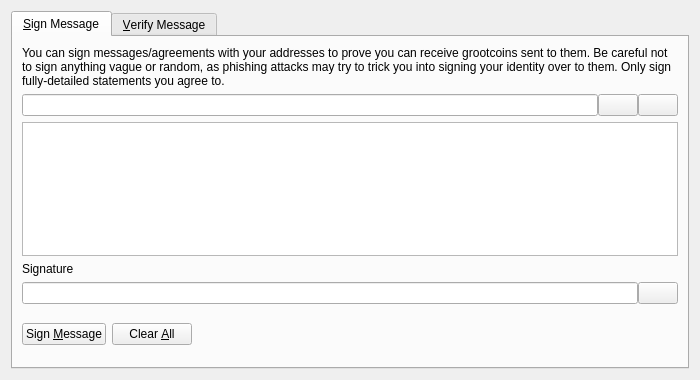
<?xml version="1.0" encoding="UTF-8"?>
<ui version="4.0">
 <class>SignVerifyMessageDialog</class>
 <widget class="QDialog" name="SignVerifyMessageDialog">
  <property name="geometry">
   <rect>
    <x>0</x>
    <y>0</y>
    <width>700</width>
    <height>380</height>
   </rect>
  </property>
  <property name="windowTitle">
   <string>Signatures - Sign / Verify a Message</string>
  </property>
  <property name="modal">
   <bool>true</bool>
  </property>
  <layout class="QVBoxLayout" name="verticalLayout">
   <item>
    <widget class="QTabWidget" name="tabWidget">
     <property name="currentIndex">
      <number>0</number>
     </property>
     <widget class="QWidget" name="tabSignMessage">
      <attribute name="title">
       <string>&amp;Sign Message</string>
      </attribute>
      <layout class="QVBoxLayout" name="verticalLayout_SM">
       <item>
        <widget class="QLabel" name="infoLabel_SM">
         <property name="text">
          <string>You can sign messages/agreements with your addresses to prove you can receive grootcoins sent to them. Be careful not to sign anything vague or random, as phishing attacks may try to trick you into signing your identity over to them. Only sign fully-detailed statements you agree to.</string>
         </property>
         <property name="textFormat">
          <enum>Qt::PlainText</enum>
         </property>
         <property name="wordWrap">
          <bool>true</bool>
         </property>
        </widget>
       </item>
       <item>
        <layout class="QHBoxLayout" name="horizontalLayout_1_SM">
         <property name="spacing">
          <number>0</number>
         </property>
         <item>
          <widget class="QValidatedLineEdit" name="addressIn_SM">
           <property name="toolTip">
            <string>The Grootcoin address to sign the message with</string>
           </property>
          </widget>
         </item>
         <item>
          <widget class="QPushButton" name="addressBookButton_SM">
           <property name="toolTip">
            <string>Choose previously used address</string>
           </property>
           <property name="text">
            <string/>
           </property>
           <property name="icon">
            <iconset resource="../bitcoin.qrc">
             <normaloff>:/icons/address-book</normaloff>:/icons/address-book</iconset>
           </property>
           <property name="shortcut">
            <string>Alt+A</string>
           </property>
           <property name="autoDefault">
            <bool>false</bool>
           </property>
          </widget>
         </item>
         <item>
          <widget class="QPushButton" name="pasteButton_SM">
           <property name="toolTip">
            <string>Paste address from clipboard</string>
           </property>
           <property name="text">
            <string/>
           </property>
           <property name="icon">
            <iconset resource="../bitcoin.qrc">
             <normaloff>:/icons/editpaste</normaloff>:/icons/editpaste</iconset>
           </property>
           <property name="shortcut">
            <string>Alt+P</string>
           </property>
           <property name="autoDefault">
            <bool>false</bool>
           </property>
          </widget>
         </item>
        </layout>
       </item>
       <item>
        <widget class="QPlainTextEdit" name="messageIn_SM">
         <property name="toolTip">
          <string>Enter the message you want to sign here</string>
         </property>
        </widget>
       </item>
       <item>
        <widget class="QLabel" name="signatureLabel_SM">
         <property name="text">
          <string>Signature</string>
         </property>
         <property name="textFormat">
          <enum>Qt::PlainText</enum>
         </property>
        </widget>
       </item>
       <item>
        <layout class="QHBoxLayout" name="horizontalLayout_2_SM">
         <property name="spacing">
          <number>0</number>
         </property>
         <item>
          <widget class="QLineEdit" name="signatureOut_SM">
           <property name="font">
            <font>
             <italic>true</italic>
            </font>
           </property>
           <property name="readOnly">
            <bool>true</bool>
           </property>
          </widget>
         </item>
         <item>
          <widget class="QPushButton" name="copySignatureButton_SM">
           <property name="toolTip">
            <string>Copy the current signature to the system clipboard</string>
           </property>
           <property name="text">
            <string/>
           </property>
           <property name="icon">
            <iconset resource="../bitcoin.qrc">
             <normaloff>:/icons/editcopy</normaloff>:/icons/editcopy</iconset>
           </property>
           <property name="autoDefault">
            <bool>false</bool>
           </property>
          </widget>
         </item>
        </layout>
       </item>
       <item>
        <layout class="QHBoxLayout" name="horizontalLayout_3_SM">
         <item>
          <widget class="QPushButton" name="signMessageButton_SM">
           <property name="toolTip">
            <string>Sign the message to prove you own this Grootcoin address</string>
           </property>
           <property name="text">
            <string>Sign &amp;Message</string>
           </property>
           <property name="icon">
            <iconset resource="../bitcoin.qrc">
             <normaloff>:/icons/edit</normaloff>:/icons/edit</iconset>
           </property>
           <property name="autoDefault">
            <bool>false</bool>
           </property>
          </widget>
         </item>
         <item>
          <widget class="QPushButton" name="clearButton_SM">
           <property name="toolTip">
            <string>Reset all sign message fields</string>
           </property>
           <property name="text">
            <string>Clear &amp;All</string>
           </property>
           <property name="icon">
            <iconset resource="../bitcoin.qrc">
             <normaloff>:/icons/remove</normaloff>:/icons/remove</iconset>
           </property>
           <property name="autoDefault">
            <bool>false</bool>
           </property>
          </widget>
         </item>
         <item>
          <spacer name="horizontalSpacer_1_SM">
           <property name="orientation">
            <enum>Qt::Horizontal</enum>
           </property>
           <property name="sizeHint" stdset="0">
            <size>
             <width>40</width>
             <height>48</height>
            </size>
           </property>
          </spacer>
         </item>
         <item>
          <widget class="QLabel" name="statusLabel_SM">
           <property name="font">
            <font>
             <weight>75</weight>
             <bold>true</bold>
            </font>
           </property>
           <property name="text">
            <string/>
           </property>
           <property name="wordWrap">
            <bool>true</bool>
           </property>
          </widget>
         </item>
         <item>
          <spacer name="horizontalSpacer_2_SM">
           <property name="orientation">
            <enum>Qt::Horizontal</enum>
           </property>
           <property name="sizeHint" stdset="0">
            <size>
             <width>40</width>
             <height>48</height>
            </size>
           </property>
          </spacer>
         </item>
        </layout>
       </item>
      </layout>
     </widget>
     <widget class="QWidget" name="tabVerifyMessage">
      <attribute name="title">
       <string>&amp;Verify Message</string>
      </attribute>
      <layout class="QVBoxLayout" name="verticalLayout_VM">
       <item>
        <widget class="QLabel" name="infoLabel_VM">
         <property name="text">
          <string>Enter the receiver's address, message (ensure you copy line breaks, spaces, tabs, etc. exactly) and signature below to verify the message. Be careful not to read more into the signature than what is in the signed message itself, to avoid being tricked by a man-in-the-middle attack. Note that this only proves the signing party receives with the address, it cannot prove sendership of any transaction!</string>
         </property>
         <property name="textFormat">
          <enum>Qt::PlainText</enum>
         </property>
         <property name="alignment">
          <set>Qt::AlignLeading|Qt::AlignLeft|Qt::AlignTop</set>
         </property>
         <property name="wordWrap">
          <bool>true</bool>
         </property>
        </widget>
       </item>
       <item>
        <layout class="QHBoxLayout" name="horizontalLayout_1_VM">
         <property name="spacing">
          <number>0</number>
         </property>
         <item>
          <widget class="QValidatedLineEdit" name="addressIn_VM">
           <property name="toolTip">
            <string>The Grootcoin address the message was signed with</string>
           </property>
          </widget>
         </item>
         <item>
          <widget class="QPushButton" name="addressBookButton_VM">
           <property name="toolTip">
            <string>Choose previously used address</string>
           </property>
           <property name="text">
            <string/>
           </property>
           <property name="icon">
            <iconset resource="../bitcoin.qrc">
             <normaloff>:/icons/address-book</normaloff>:/icons/address-book</iconset>
           </property>
           <property name="shortcut">
            <string>Alt+A</string>
           </property>
           <property name="autoDefault">
            <bool>false</bool>
           </property>
          </widget>
         </item>
        </layout>
       </item>
       <item>
        <widget class="QPlainTextEdit" name="messageIn_VM"/>
       </item>
       <item>
        <widget class="QValidatedLineEdit" name="signatureIn_VM"/>
       </item>
       <item>
        <layout class="QHBoxLayout" name="horizontalLayout_2_VM">
         <item>
          <widget class="QPushButton" name="verifyMessageButton_VM">
           <property name="toolTip">
            <string>Verify the message to ensure it was signed with the specified Grootcoin address</string>
           </property>
           <property name="text">
            <string>Verify &amp;Message</string>
           </property>
           <property name="icon">
            <iconset resource="../bitcoin.qrc">
             <normaloff>:/icons/transaction_0</normaloff>:/icons/transaction_0</iconset>
           </property>
           <property name="autoDefault">
            <bool>false</bool>
           </property>
          </widget>
         </item>
         <item>
          <widget class="QPushButton" name="clearButton_VM">
           <property name="toolTip">
            <string>Reset all verify message fields</string>
           </property>
           <property name="text">
            <string>Clear &amp;All</string>
           </property>
           <property name="icon">
            <iconset resource="../bitcoin.qrc">
             <normaloff>:/icons/remove</normaloff>:/icons/remove</iconset>
           </property>
           <property name="autoDefault">
            <bool>false</bool>
           </property>
          </widget>
         </item>
         <item>
          <spacer name="horizontalSpacer_1_VM">
           <property name="orientation">
            <enum>Qt::Horizontal</enum>
           </property>
           <property name="sizeHint" stdset="0">
            <size>
             <width>40</width>
             <height>48</height>
            </size>
           </property>
          </spacer>
         </item>
         <item>
          <widget class="QLabel" name="statusLabel_VM">
           <property name="font">
            <font>
             <weight>75</weight>
             <bold>true</bold>
            </font>
           </property>
           <property name="text">
            <string/>
           </property>
           <property name="wordWrap">
            <bool>true</bool>
           </property>
          </widget>
         </item>
         <item>
          <spacer name="horizontalSpacer_2_VM">
           <property name="orientation">
            <enum>Qt::Horizontal</enum>
           </property>
           <property name="sizeHint" stdset="0">
            <size>
             <width>40</width>
             <height>48</height>
            </size>
           </property>
          </spacer>
         </item>
        </layout>
       </item>
      </layout>
     </widget>
    </widget>
   </item>
  </layout>
 </widget>
 <customwidgets>
  <customwidget>
   <class>QValidatedLineEdit</class>
   <extends>QLineEdit</extends>
   <header>qvalidatedlineedit.h</header>
  </customwidget>
 </customwidgets>
 <resources>
  <include location="../bitcoin.qrc"/>
 </resources>
 <connections/>
</ui>
